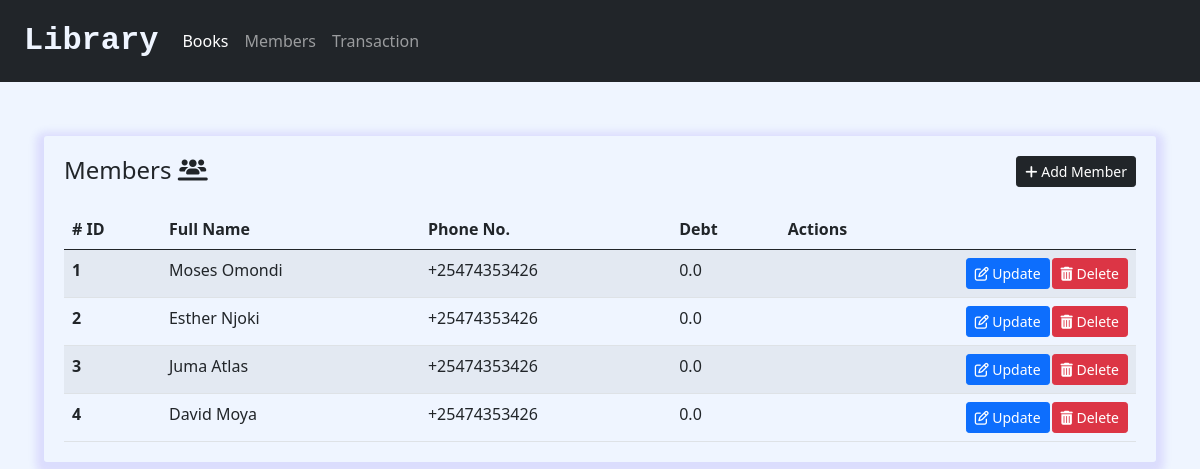
The app's page /members, older data.
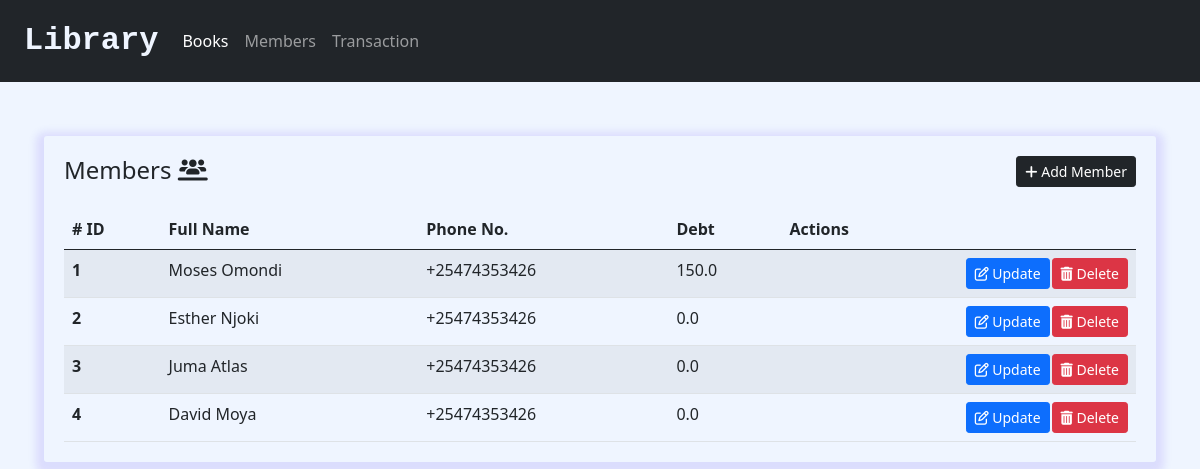
The same page, newer data.
### system/model.py (models this page shows, shortened)
class Member(db.Model):
    id = db.Column(db.Integer, primary_key=True)
    name = db.Column(db.String(100), nullable=False)
    email = db.Column(db.String(120), unique=True, nullable=False)
    phone = db.Column(db.String(10), nullable=True)
    debt = db.Column(db.Float, default=0.0)

### system/route.py (the view)
@app.route('/members')
def members():
    members = Member.query.all()
    return render_template('members.html', members=members)

### system/templates/members.html (shortened to what this page needs)
{% extends 'base.html' %}
{% block content %}
    <div class='content'>
          <div class="box">
            <div class='add'>
                <h4 class="">Members <i class="fa-solid fa-users-line"></i></h4>
                <a href='{{url_for("newMember")}}'>
                    <button type="button" class='btn btn-dark btn-sm btn-flat'><i class='fa fa-plus'></i> Add Member</button>
                </a>
            </div>
                <div class="box-body">
                    <table class="table table-striped table-hover">
                        <thead>
                            <tr>
                                <th scope="col"># ID</th>
                                <th scope="col">Full Name</th>
                                <th scope="col">Phone No.</th>
                                <th scope="col">Debt</th>
                                <th scope="col">Actions</th>
                            </tr>
                        </thead>
                        <tbody>
                            {% for member in members %}
                                <tr>
                                    <th scope="row">{{member.id}}</th>
                                    <td>{{member.name}}</td>
                                    <td>{{member.phone}}</td>
                                    <td>{{member.debt}}</td>
                                    <td class="actions">
                                        <a href="{{url_for('updateMember', member_id=member.id)}}">
                                            <button type="button" class='btn btn-primary btn-sm edit btn-flat'><i class='fa fa-edit'></i> Update</button>
                                        </a>
                                        <button type="button" class='btn btn-danger btn-sm delete btn-flat'
                                        data-bs-toggle="modal" data-bs-target="#exampleModal{{member.id}}"><i
                                            class='fa fa-trash'></i> Delete</button>
                                    </td>
                                </tr>
                            {% endfor %}
                        </tbody>
                    </table>
                </div>
            </div>
    </div>
{% endblock %}

Row changes from the older to the newer data that the page shows:
changed Member "Moses Omondi": debt "0.0" → "150.0"
